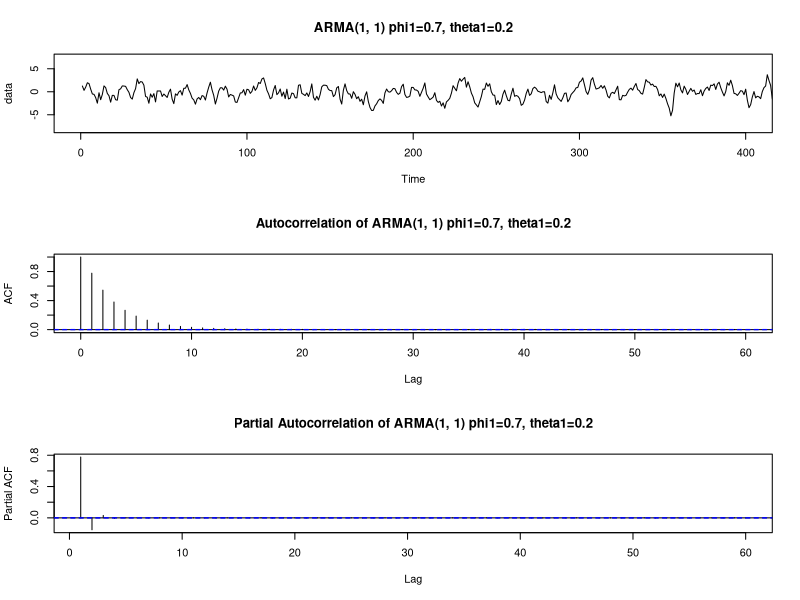

The R source for this figure:
## ---- chunk 1
set.seed(500)
data <- arima.sim(list(order = c(1, 0, 1), ar = 0.7, ma = 0.2), n = 1000000)
par(mfrow = c(3, 1))
plot(data, main = "ARMA(1, 1) phi1=0.7, theta1=0.2", xlim = c(0, 400))
acf(data, main = "Autocorrelation of ARMA(1, 1) phi1=0.7, theta1=0.2")
acf(
  data,
  type = "partial",
  main = "Partial Autocorrelation of ARMA(1, 1) phi1=0.7, theta1=0.2"
)
## ---- chunk 2
(acf(data, main = "Autocorrelation of ARMA(1, 1) phi1=0.7, theta1=0.2", plot=FALSE))
